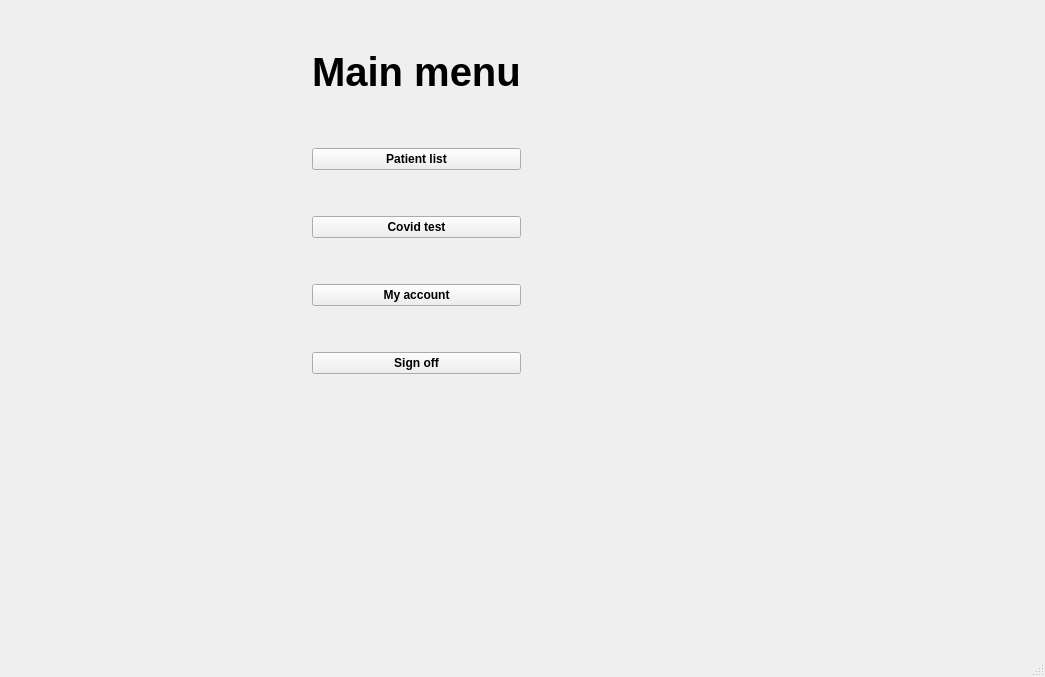
<?xml version="1.0" encoding="UTF-8"?>
<ui version="4.0">
 <class>DoctorMenu</class>
 <widget class="QMainWindow" name="DoctorMenu">
  <property name="geometry">
   <rect>
    <x>0</x>
    <y>0</y>
    <width>1045</width>
    <height>677</height>
   </rect>
  </property>
  <property name="font">
   <font>
    <weight>75</weight>
    <bold>true</bold>
   </font>
  </property>
  <property name="windowTitle">
   <string>Main menu</string>
  </property>
  <widget class="QWidget" name="centralwidget">
   <widget class="QWidget" name="layoutWidget">
    <property name="geometry">
     <rect>
      <x>11</x>
      <y>1</y>
      <width>811</width>
      <height>581</height>
     </rect>
    </property>
    <layout class="QGridLayout" name="gridLayout">
     <item row="0" column="0">
      <spacer name="horizontalSpacer">
       <property name="orientation">
        <enum>Qt::Horizontal</enum>
       </property>
       <property name="sizeHint" stdset="0">
        <size>
         <width>238</width>
         <height>20</height>
        </size>
       </property>
      </spacer>
     </item>
     <item row="0" column="1">
      <layout class="QVBoxLayout" name="verticalLayout_3">
       <item>
        <layout class="QVBoxLayout" name="verticalLayout_2">
         <item>
          <spacer name="verticalSpacer_3">
           <property name="orientation">
            <enum>Qt::Vertical</enum>
           </property>
           <property name="sizeHint" stdset="0">
            <size>
             <width>20</width>
             <height>40</height>
            </size>
           </property>
          </spacer>
         </item>
         <item>
          <widget class="QLabel" name="title">
           <property name="sizePolicy">
            <sizepolicy hsizetype="Fixed" vsizetype="Preferred">
             <horstretch>0</horstretch>
             <verstretch>0</verstretch>
            </sizepolicy>
           </property>
           <property name="font">
            <font>
             <pointsize>30</pointsize>
            </font>
           </property>
           <property name="text">
            <string>Main menu</string>
           </property>
          </widget>
         </item>
         <item>
          <spacer name="verticalSpacer">
           <property name="orientation">
            <enum>Qt::Vertical</enum>
           </property>
           <property name="sizeType">
            <enum>QSizePolicy::Expanding</enum>
           </property>
           <property name="sizeHint" stdset="0">
            <size>
             <width>20</width>
             <height>40</height>
            </size>
           </property>
          </spacer>
         </item>
        </layout>
       </item>
       <item>
        <layout class="QVBoxLayout" name="verticalLayout">
         <item>
          <widget class="QPushButton" name="patientlistButton">
           <property name="sizePolicy">
            <sizepolicy hsizetype="Preferred" vsizetype="Fixed">
             <horstretch>0</horstretch>
             <verstretch>0</verstretch>
            </sizepolicy>
           </property>
           <property name="text">
            <string>Patient list</string>
           </property>
          </widget>
         </item>
         <item>
          <spacer name="verticalSpacer_4">
           <property name="orientation">
            <enum>Qt::Vertical</enum>
           </property>
           <property name="sizeHint" stdset="0">
            <size>
             <width>20</width>
             <height>40</height>
            </size>
           </property>
          </spacer>
         </item>
         <item>
          <widget class="QPushButton" name="covidtestButton">
           <property name="text">
            <string>Covid test</string>
           </property>
          </widget>
         </item>
         <item>
          <spacer name="verticalSpacer_6">
           <property name="orientation">
            <enum>Qt::Vertical</enum>
           </property>
           <property name="sizeHint" stdset="0">
            <size>
             <width>20</width>
             <height>40</height>
            </size>
           </property>
          </spacer>
         </item>
         <item>
          <widget class="QPushButton" name="accountButton">
           <property name="text">
            <string>My account</string>
           </property>
          </widget>
         </item>
         <item>
          <spacer name="verticalSpacer_5">
           <property name="orientation">
            <enum>Qt::Vertical</enum>
           </property>
           <property name="sizeHint" stdset="0">
            <size>
             <width>20</width>
             <height>40</height>
            </size>
           </property>
          </spacer>
         </item>
         <item>
          <widget class="QPushButton" name="signoffButton">
           <property name="text">
            <string>Sign off</string>
           </property>
          </widget>
         </item>
        </layout>
       </item>
       <item>
        <spacer name="verticalSpacer_2">
         <property name="orientation">
          <enum>Qt::Vertical</enum>
         </property>
         <property name="sizeHint" stdset="0">
          <size>
           <width>20</width>
           <height>208</height>
          </size>
         </property>
        </spacer>
       </item>
      </layout>
     </item>
     <item row="0" column="2">
      <spacer name="horizontalSpacer_2">
       <property name="orientation">
        <enum>Qt::Horizontal</enum>
       </property>
       <property name="sizeHint" stdset="0">
        <size>
         <width>288</width>
         <height>20</height>
        </size>
       </property>
      </spacer>
     </item>
    </layout>
   </widget>
  </widget>
  <widget class="QMenuBar" name="menubar">
   <property name="geometry">
    <rect>
     <x>0</x>
     <y>0</y>
     <width>1045</width>
     <height>21</height>
    </rect>
   </property>
  </widget>
  <widget class="QStatusBar" name="statusbar"/>
 </widget>
 <resources/>
 <connections/>
</ui>
